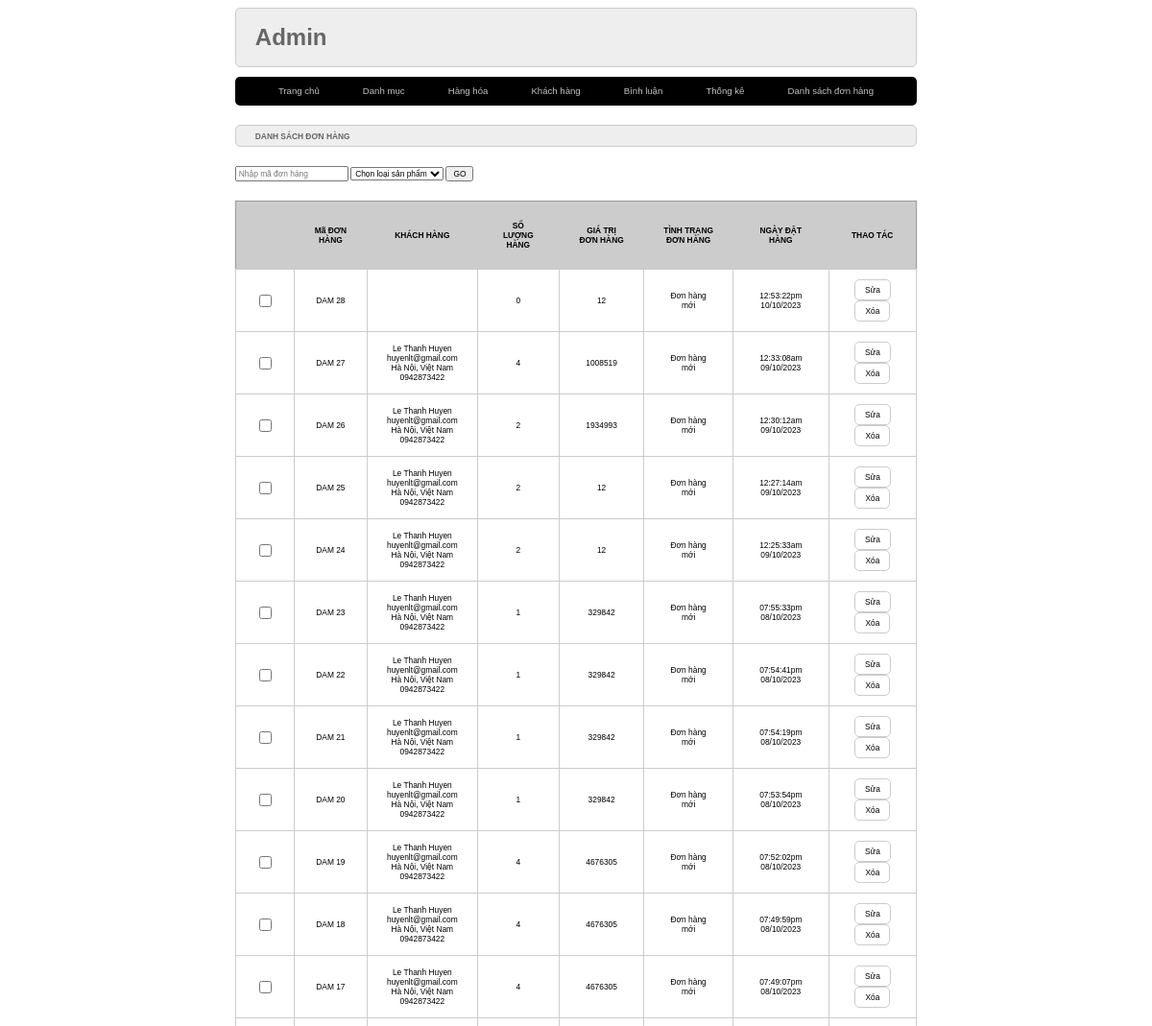
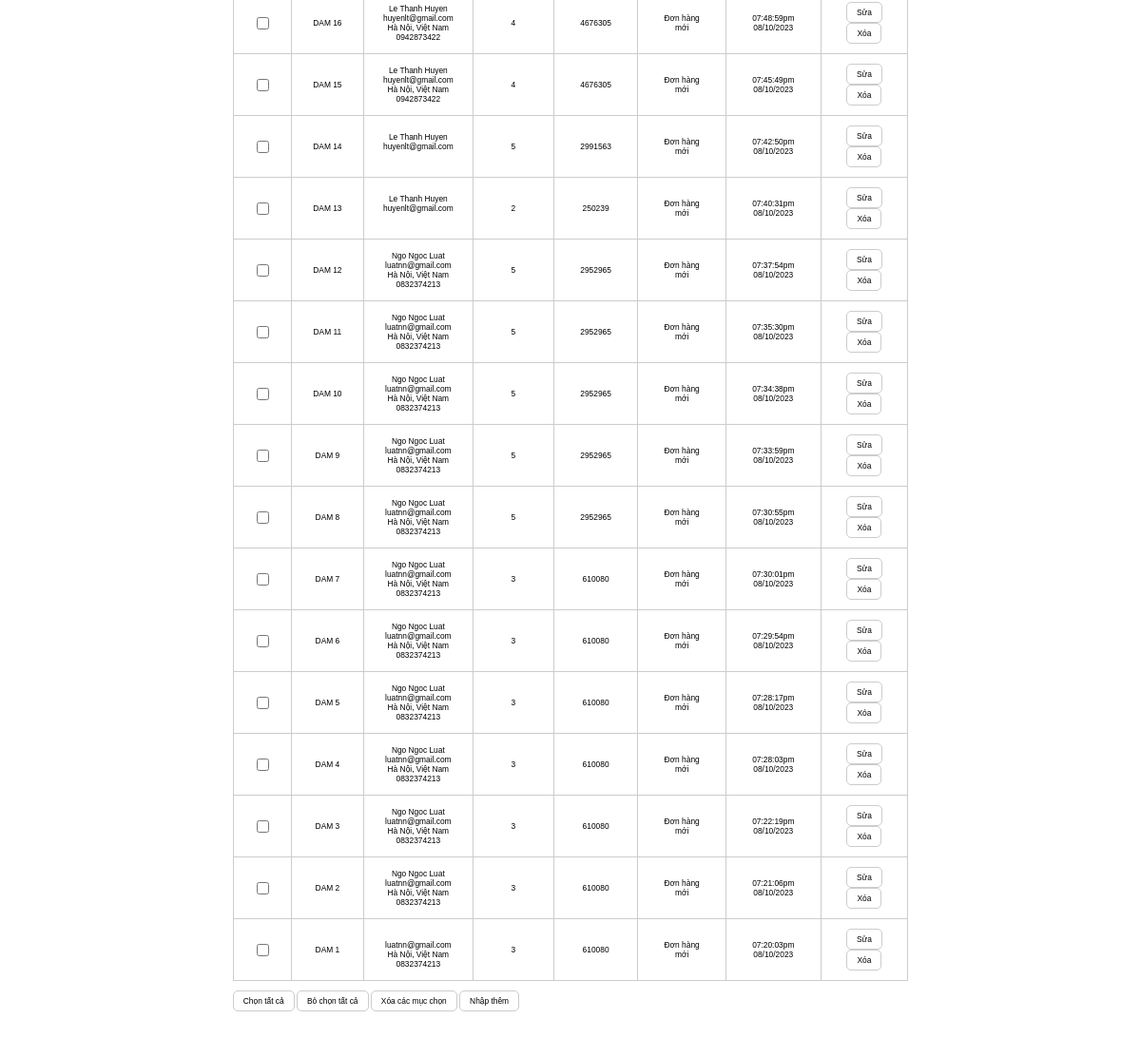
/admin/index.php?act=listbill, run on the app's committed database (2 pictures, top to bottom).
### tables this page shows
CREATE TABLE `bill` (
  `id` int(11) NOT NULL,
  `iduser` int(10) DEFAULT 0,
  `bill_name` varchar(255) NOT NULL,
  `bill_address` varchar(255) NOT NULL,
  `bill_tel` varchar(50) NOT NULL,
  `bill_email` varchar(255) NOT NULL,
  `bill_pttt` tinyint(1) NOT NULL DEFAULT 0 COMMENT '1.Thanh toán trực tiếp \r\n2.Chuyển khoản\r\n3.Thanh toán online',
  `ngaydathang` varchar(50) DEFAULT NULL,
  `total` int(10) NOT NULL DEFAULT 0,
  `bill_status` tinyint(1) NOT NULL DEFAULT 0 COMMENT '0.Đơn hàng mới\r\n1.Đang xử lý\r\n2.Đang giao hàng\r\n3.Đã giao ',
  `receive_name` varchar(255) DEFAULT NULL,
  `receive_address` varchar(255) DEFAULT NULL,
  `receive_tel` varchar(50) DEFAULT NULL
);

### model/pdo.php (called while the page is built, shortened)
<?php
    function pdo_get_connection(){
        $dburl = "mysql:host=localhost:3308;dbname=PH43221_WD18326;charset=utf8";
        $username = 'root';
        $password = '';
        $conn = new PDO($dburl, $username, $password);
        $conn->setAttribute(PDO::ATTR_ERRMODE, PDO::ERRMODE_EXCEPTION);
        return $conn;
    }
    function pdo_query($sql){
        $sql_args = array_slice(func_get_args(), 1);
        try{
            $conn = pdo_get_connection();
            $stmt = $conn->prepare($sql);
            $stmt->execute($sql_args);
            $rows = $stmt->fetchAll();
            return $rows;
        }
        catch(PDOException $e){
            throw $e;
        }
        finally{
            unset($conn);
        }
    }

### model/giohang.php (called while the page is built, shortened)
<?php
    function loadall_cart_count($idbill) {
        $sql = "SELECT * FROM cart WHERE idbill=".$idbill;
        $bill = pdo_query($sql);
        return sizeof($bill);
    }
    function loadall_bill($kyw="", $iduser = 0) {
        $sql = "SELECT * FROM bill WHERE 1";
        $sql.=" ORDER BY id DESC";
        $listbill = pdo_query($sql);
        return $listbill;
    }
    function get_tddh($n) {
        switch($n) {
            case '0':
                $tt = "Đơn hàng mới";
                break;
        }
        return $tt;
    }
?>

### admin/bill/listbill.php (the view, shortened to what this page needs)
<div class="raw">
    <div class="raw formtitle mb">
        <h1>DANH SÁCH ĐƠN HÀNG</h1>
    </div>
    <form action="index.php?act=listbill" method="post">
        <input type="text" name="kyw" placeholder="Nhập mã đơn hàng">
        <select name="iddm">
            <option value="0" selected>Chọn loại sản phẩm</option>
        </select>
        <input type="submit" name="listok" value="GO">
    </form>
    <div class="raw formcontent">
        <div class="raw mb10 formdsloai">
            <table>
                <tr>
                    <th></th>
                    <th>Mã ĐƠN HÀNG</th>
                    <th>KHÁCH HÀNG</th>
                    <th>SỐ LƯỢNG HÀNG</th>
                    <th>GIÁ TRỊ ĐƠN HÀNG</th>
                    <th>TÌNH TRẠNG ĐƠN HÀNG</th>
                    <th>NGÀY ĐẶT HÀNG</th>
                    <th>THAO TÁC</th>
                </tr>
                <?php
                    foreach ($listbill as $bill) {
                        extract($bill);
                        $kh = $bill["bill_name"].'
                        <br>'.$bill["bill_email"].'
                        <br>'.$bill["bill_address"].'
                        <br>'.$bill["bill_tel"].'';
                        $countsp = loadall_cart_count($bill['id']);
                        $ttdh = get_tddh($bill['bill_status']);
                        echo '<tr>
                                <td><input type="checkbox" name="" id=""></td>
                                <td>DAM '.$bill['id'].'</td>
                                <td>'.$kh.'</td>
                                <td>'.$countsp.'</td>
                                <td>'.$bill['total'].'</td>
                                <td>'.$ttdh.'</td>
                                <td>'.$bill['ngaydathang'].'</td>
                                <td>
                                    <a href="">
                                        <input type="button" value="Sửa">
                                    </a>
                                    <a href="">
                                        <input type="button" value="Xóa">
                                    </a>
                                </td>
                            </tr>';
                    }
                ?>
            </table>
        </div>
        <div class="raw mb10">
            <input type="button" value="Chọn tất cả">
            <input type="button" value="Bỏ chọn tất cả">
            <input type="button" value="Xóa các mục chọn">
            <a href="index.php?act=addsp">
                <input type="button" value="Nhập thêm">
            </a>
        </div>
    </div>
</div>

### css/style.css (style rules this page uses)
* { box-sizing: border-box; font-family: sans-serif; font-size: 0.7vw; }
.raw { float: left; width: 100%; }
.mb { margin-bottom: 20px; }
.mb10 { margin-bottom: 10px; }
.formtaikhoan input[type="submit"], .formtaikhoan input[type="reset"], .formcontent input[type="submit"], .formcontent input[type="reset"], .formcontent input[type="button"] { padding: 5px 10px; background-color: white; border-radius: 5px; border: 1px #ccc solid; }
.formtitle { background-color: #eee; border: 1px #ccc solid; color: #666; border-radius: 5px; padding: 0px 20px; }
.formcontent { padding: 20px 0px; }
.formdsloai table { width: 100%; border-collapse: collapse; border: 1px #999 solid; }
.formdsloai table th { padding: 20px; background-color: #ccc; }
.formdsloai table td { padding: 10px 20px; border: 1px #ccc solid; text-align: center; }
a { text-decoration: none; }

### data on the page
bill: id "28", countsp "0", total "12", bill_status "Đơn hàng mới", ngaydathang "12:53:22pm 10/10/2023"
bill: id "27", bill_name "Le Thanh Huyen", bill_email "huyenlt@gmail.com", bill_address "Hà Nội, Việt Nam", bill_tel "0942873422", countsp "4", total "1008519", bill_status "Đơn hàng mới", ngaydathang "12:33:08am 09/10/2023"
bill: id "26", bill_name "Le Thanh Huyen", bill_email "huyenlt@gmail.com", bill_address "Hà Nội, Việt Nam", bill_tel "0942873422", countsp "2", total "1934993", bill_status "Đơn hàng mới", ngaydathang "12:30:12am 09/10/2023"
bill: id "25", bill_name "Le Thanh Huyen", bill_email "huyenlt@gmail.com", bill_address "Hà Nội, Việt Nam", bill_tel "0942873422", countsp "2", total "12", bill_status "Đơn hàng mới", ngaydathang "12:27:14am 09/10/2023"
bill: id "24", bill_name "Le Thanh Huyen", bill_email "huyenlt@gmail.com", bill_address "Hà Nội, Việt Nam", bill_tel "0942873422", countsp "2", total "12", bill_status "Đơn hàng mới", ngaydathang "12:25:33am 09/10/2023"
bill: id "23", bill_name "Le Thanh Huyen", bill_email "huyenlt@gmail.com", bill_address "Hà Nội, Việt Nam", bill_tel "0942873422", countsp "1", total "329842", bill_status "Đơn hàng mới", ngaydathang "07:55:33pm 08/10/2023"
bill: id "22", bill_name "Le Thanh Huyen", bill_email "huyenlt@gmail.com", bill_address "Hà Nội, Việt Nam", bill_tel "0942873422", countsp "1", total "329842", bill_status "Đơn hàng mới", ngaydathang "07:54:41pm 08/10/2023"
bill: id "21", bill_name "Le Thanh Huyen", bill_email "huyenlt@gmail.com", bill_address "Hà Nội, Việt Nam", bill_tel "0942873422", countsp "1", total "329842", bill_status "Đơn hàng mới", ngaydathang "07:54:19pm 08/10/2023"
bill: id "20", bill_name "Le Thanh Huyen", bill_email "huyenlt@gmail.com", bill_address "Hà Nội, Việt Nam", bill_tel "0942873422", countsp "1", total "329842", bill_status "Đơn hàng mới", ngaydathang "07:53:54pm 08/10/2023"
bill: id "19", bill_name "Le Thanh Huyen", bill_email "huyenlt@gmail.com", bill_address "Hà Nội, Việt Nam", bill_tel "0942873422", countsp "4", total "4676305", bill_status "Đơn hàng mới", ngaydathang "07:52:02pm 08/10/2023"
bill: id "18", bill_name "Le Thanh Huyen", bill_email "huyenlt@gmail.com", bill_address "Hà Nội, Việt Nam", bill_tel "0942873422", countsp "4", total "4676305", bill_status "Đơn hàng mới", ngaydathang "07:49:59pm 08/10/2023"
bill: id "17", bill_name "Le Thanh Huyen", bill_email "huyenlt@gmail.com", bill_address "Hà Nội, Việt Nam", bill_tel "0942873422", countsp "4", total "4676305", bill_status "Đơn hàng mới", ngaydathang "07:49:07pm 08/10/2023"
bill: id "16", bill_name "Le Thanh Huyen", bill_email "huyenlt@gmail.com", bill_address "Hà Nội, Việt Nam", bill_tel "0942873422", countsp "4", total "4676305", bill_status "Đơn hàng mới", ngaydathang "07:48:59pm 08/10/2023"
bill: id "15", bill_name "Le Thanh Huyen", bill_email "huyenlt@gmail.com", bill_address "Hà Nội, Việt Nam", bill_tel "0942873422", countsp "4", total "4676305", bill_status "Đơn hàng mới", ngaydathang "07:45:49pm 08/10/2023"
bill: id "14", bill_name "Le Thanh Huyen", bill_email "huyenlt@gmail.com", countsp "5", total "2991563", bill_status "Đơn hàng mới", ngaydathang "07:42:50pm 08/10/2023"
bill: id "13", bill_name "Le Thanh Huyen", bill_email "huyenlt@gmail.com", countsp "2", total "250239", bill_status "Đơn hàng mới", ngaydathang "07:40:31pm 08/10/2023"
bill: id "12", bill_name "Ngo Ngoc Luat", bill_email "luatnn@gmail.com", bill_address "Hà Nội, Việt Nam", bill_tel "0832374213", countsp "5", total "2952965", bill_status "Đơn hàng mới", ngaydathang "07:37:54pm 08/10/2023"
bill: id "11", bill_name "Ngo Ngoc Luat", bill_email "luatnn@gmail.com", bill_address "Hà Nội, Việt Nam", bill_tel "0832374213", countsp "5", total "2952965", bill_status "Đơn hàng mới", ngaydathang "07:35:30pm 08/10/2023"
bill: id "10", bill_name "Ngo Ngoc Luat", bill_email "luatnn@gmail.com", bill_address "Hà Nội, Việt Nam", bill_tel "0832374213", countsp "5", total "2952965", bill_status "Đơn hàng mới", ngaydathang "07:34:38pm 08/10/2023"
bill: id "9", bill_name "Ngo Ngoc Luat", bill_email "luatnn@gmail.com", bill_address "Hà Nội, Việt Nam", bill_tel "0832374213", countsp "5", total "2952965", bill_status "Đơn hàng mới", ngaydathang "07:33:59pm 08/10/2023"
bill: id "8", bill_name "Ngo Ngoc Luat", bill_email "luatnn@gmail.com", bill_address "Hà Nội, Việt Nam", bill_tel "0832374213", countsp "5", total "2952965", bill_status "Đơn hàng mới", ngaydathang "07:30:55pm 08/10/2023"
bill: id "7", bill_name "Ngo Ngoc Luat", bill_email "luatnn@gmail.com", bill_address "Hà Nội, Việt Nam", bill_tel "0832374213", countsp "3", total "610080", bill_status "Đơn hàng mới", ngaydathang "07:30:01pm 08/10/2023"
bill: id "6", bill_name "Ngo Ngoc Luat", bill_email "luatnn@gmail.com", bill_address "Hà Nội, Việt Nam", bill_tel "0832374213", countsp "3", total "610080", bill_status "Đơn hàng mới", ngaydathang "07:29:54pm 08/10/2023"
bill: id "5", bill_name "Ngo Ngoc Luat", bill_email "luatnn@gmail.com", bill_address "Hà Nội, Việt Nam", bill_tel "0832374213", countsp "3", total "610080", bill_status "Đơn hàng mới", ngaydathang "07:28:17pm 08/10/2023"
bill: id "4", bill_name "Ngo Ngoc Luat", bill_email "luatnn@gmail.com", bill_address "Hà Nội, Việt Nam", bill_tel "0832374213", countsp "3", total "610080", bill_status "Đơn hàng mới", ngaydathang "07:28:03pm 08/10/2023"
bill: id "3", bill_name "Ngo Ngoc Luat", bill_email "luatnn@gmail.com", bill_address "Hà Nội, Việt Nam", bill_tel "0832374213", countsp "3", total "610080", bill_status "Đơn hàng mới", ngaydathang "07:22:19pm 08/10/2023"
bill: id "2", bill_name "Ngo Ngoc Luat", bill_email "luatnn@gmail.com", bill_address "Hà Nội, Việt Nam", bill_tel "0832374213", countsp "3", total "610080", bill_status "Đơn hàng mới", ngaydathang "07:21:06pm 08/10/2023"
bill: id "1", bill_email "luatnn@gmail.com", bill_address "Hà Nội, Việt Nam", bill_tel "0832374213", countsp "3", total "610080", bill_status "Đơn hàng mới", ngaydathang "07:20:03pm 08/10/2023"
